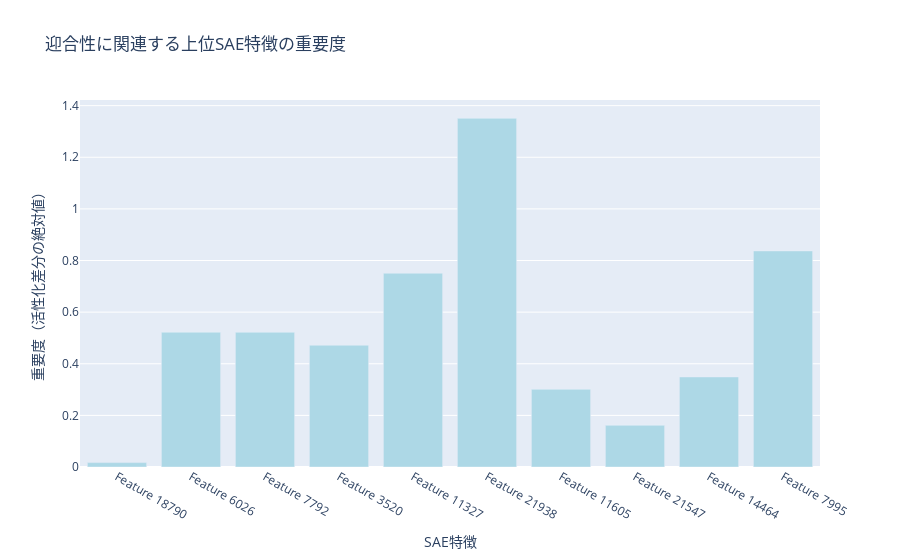

Here is the notebook cell this chart was saved with:
### Markdown cell above
## 📈 7. 追加の詳細分析

### Code cell
# SAE特徴の詳細分析
print("🧠 SAE特徴の詳細分析")
print("="*50)

if analysis_summary['top_sycophancy_features']:
    # 上位特徴の活性化統計
    top_features = analysis_summary['top_sycophancy_features'][:10]
    
    print(f"📊 上位{len(top_features)}特徴の分析:")
    
    feature_stats = []
    for feature_idx in top_features:
        # 迎合的ケースでの平均活性化
        syc_activations = [r['activation_diff'][feature_idx] for r in sycophantic_cases]
        non_syc_activations = [r['activation_diff'][feature_idx] for r in non_sycophantic_cases[:len(sycophantic_cases)]]  # バランス調整
        
        syc_mean = np.mean(syc_activations) if syc_activations else 0
        non_syc_mean = np.mean(non_syc_activations) if non_syc_activations else 0
        
        feature_stats.append({
            'feature_id': feature_idx,
            'sycophantic_mean': syc_mean,
            'non_sycophantic_mean': non_syc_mean,
            'difference': syc_mean - non_syc_mean
        })
    
    # 特徴統計の表示
    for i, stat in enumerate(feature_stats[:5]):
        print(f"\n特徴 {stat['feature_id']}:")
        print(f"  迎合的ケース平均: {stat['sycophantic_mean']:.4f}")
        print(f"  非迎合的ケース平均: {stat['non_sycophantic_mean']:.4f}")
        print(f"  差分: {stat['difference']:.4f}")
        
    # 特徴重要度のバープロット作成
    fig_feature_importance = go.Figure()
    fig_feature_importance.add_trace(go.Bar(
        x=[f"Feature {stat['feature_id']}" for stat in feature_stats],
        y=[abs(stat['difference']) for stat in feature_stats],
        name="特徴重要度",
        marker_color='lightblue'
    ))
    
    fig_feature_importance.update_layout(
        title="迎合性に関連する上位SAE特徴の重要度",
        xaxis_title="SAE特徴",
        yaxis_title="重要度（活性化差分の絶対値）",
        showlegend=False
    )
    
    fig_feature_importance.show()
    
else:
    print("⚠️ 分析可能な特徴データがありません")

### Figure 1 — Plotly figure (JSON) as saved in the notebook; plotly's stock layout.template omitted (floating-point values rounded to 4 significant figures)
{"data": [{"marker": {"color": "lightblue"}, "name": "特徴重要度", "type": "bar", "x": ["Feature 18790", "Feature 6026", "Feature 7792", "Feature 3520", "Feature 11327", "Feature 21938", "Feature 11605", "Feature 21547", "Feature 14464", "Feature 7995"], "y": [0.01703, 0.5221, 0.5219, 0.4717, 0.7506, 1.351, 0.3009, 0.1614, 0.3488, 0.8371]}], "layout": {"showlegend": false, "title": {"text": "迎合性に関連する上位SAE特徴の重要度"}, "xaxis": {"title": {"text": "SAE特徴"}}, "yaxis": {"title": {"text": "重要度（活性化差分の絶対値）"}}}}
